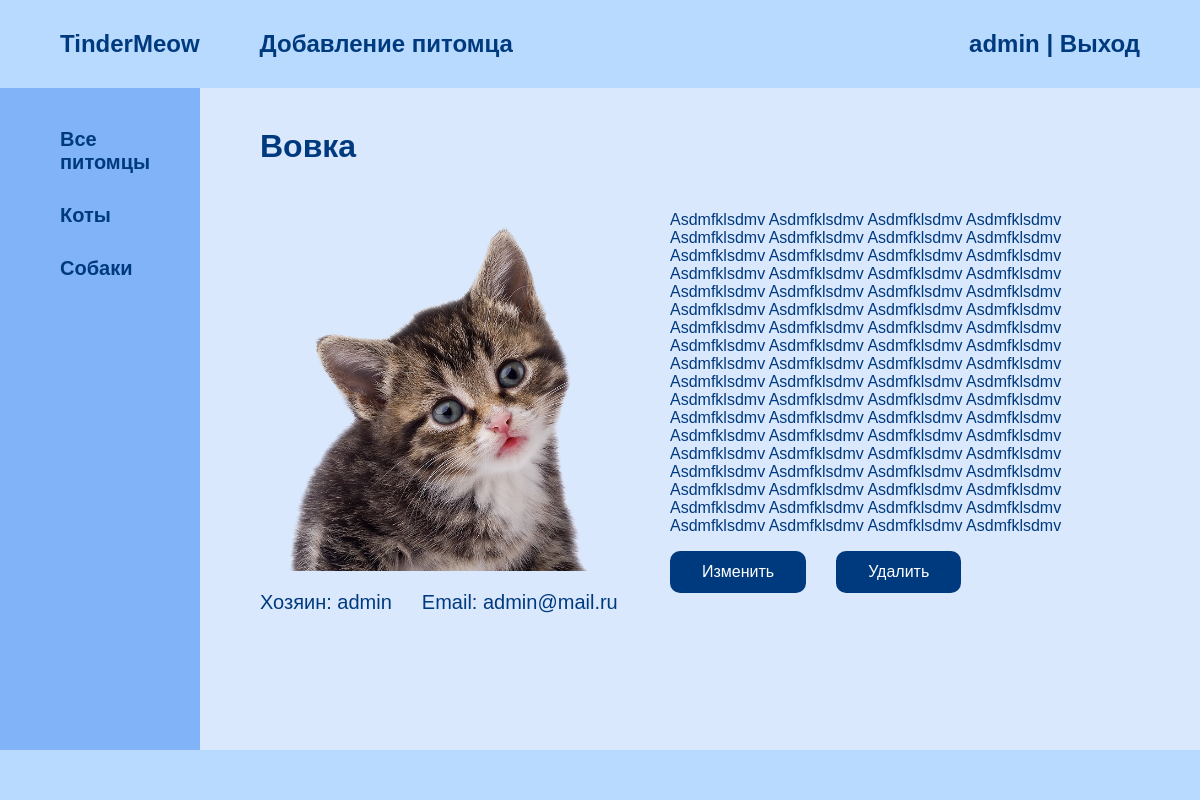
Screenshot of /pet/Vovka (signed in) with the database file from the repository.
### main/models.py (models this page shows, shortened)
class Species(models.Model):
    title = models.CharField(max_length=30, unique=True, verbose_name='Название вида')
    title_plural = models.CharField(max_length=30, unique=True, verbose_name='Название вида (мн. ч.)', null=True)
    slug = models.SlugField(max_length=30, unique=True, db_index=True, verbose_name='URL')
    class Meta:
        verbose_name = 'Биологический вид'
        verbose_name_plural = 'Биологические виды'
        ordering = ['id']
    def get_absolute_url(self):
        return reverse('species', kwargs={'species_slug': self.slug})

class Pet(models.Model):
    name = models.CharField(max_length=30, verbose_name='Кличка')
    slug = models.SlugField(max_length=60, unique=True, db_index=True, verbose_name='URL')
    photo = models.ImageField(upload_to='main/img/pet/%Y/%m/%d', verbose_name='Фото')
    description = models.TextField(blank=True, verbose_name='Описание')
    time_add = models.DateTimeField(auto_now_add=True, verbose_name='Создано')
    time_edit = models.DateTimeField(auto_now=True, verbose_name='Изменено')
    is_published = models.BooleanField(default=True, verbose_name='Опубликовано')
    owner = models.ForeignKey('Person', on_delete=models.CASCADE, verbose_name='Хозяин')
    species = models.ForeignKey('Species', on_delete=models.PROTECT, verbose_name='Биологический вид')
    class Meta:
        verbose_name = 'Питомец'
        verbose_name_plural = 'Питомцы'
        ordering = ['id']
    def __str__(self):
        return self.name
    def get_edit_url(self):
        return reverse('pet_edit', kwargs={'pet_slug': self.slug})
    def get_delete_url(self):
        return reverse('pet_delete', kwargs={'pet_slug': self.slug})
    def get_owner(self):
        return Person.objects.get(id=self.owner_id)

### main/views.py (the view)
# urls.py: path('pet/<slug:pet_slug>', ShowPet.as_view(), name='pet'),
class ShowPet(MyLoginRequiredMixin, DataMixin, DetailView):
    model = Pet
    template_name = 'main/pet.html'
    slug_url_kwarg = 'pet_slug'
    context_object_name = 'pet'
    def get_context_data(self, *, object_list=None, **kwargs):
        context = super().get_context_data(**kwargs)
        c_def = self.get_user_context(title=context['pet'], id_selected=0, auth=True)
        return dict(list(context.items()) + list(c_def.items()))

### main/models.py (called while the page is built)
    def get_absolute_url(self):
        return reverse('user', kwargs={'user_id': self.id})

### main/utils.py (called while the page is built)
    def get_user_context(self, **kwargs):
        context = kwargs
        if 'auth' in context:
            context['menu'] = authed
        else:
            context['menu'] = menu
        context['species'] = Species.objects.all()
        return context

### main/templates/main/pet.html (shortened to what this page needs)
{% extends 'main/layout.html' %}
{% block main %}
    <div class="pet_container">
        <div class="pet_wrapper">
            {% if pet.photo %}
                <img src="{{ pet.photo.url }}" alt="photo" class="pet_img">
            {% endif %}
            <div class="pet_info">
                <a href="{{ pet.get_owner.get_absolute_url }}" class="pet_txt pet_link">Хозяин: {{ pet.get_owner.username }}</a>
                <p class="pet_txt">Email:&nbsp;{{ pet.get_owner.email }}</p>
            </div>
        </div>
        <div class="pet_wrapper">
            {{ pet.description|linebreaks }}
            <div class="btns">
                <a href="{{ pet.get_edit_url }}" class="btn">Изменить</a>
                <a href="{{ pet.get_delete_url }}" class="btn last">Удалить</a>
            </div>
        </div>
    </div>
{% endblock %}

### main/templates/main/layout.html (shortened to what this page needs)
{% load static %}
<!doctype html>
<html lang="en">
    <head>
        <link rel="stylesheet" href="{% static 'css/index.css' %}">
    </head>
    <body>
        <div class="body_container">
            <header class="header">
                <div class="header_first">
                    {% for item in menu %}
                        {% if loop.last %}
                            <a href="{% url item.url_name %}" class="header_txt last link_effect">{{ item.title }}</a>
                        {% else %}
                            <a href="{% url item.url_name %}" class="header_txt not_last link_effect">{{ item.title }}</a>
                        {% endif %}
                    {% endfor %}
                </div>
                <div class="header_last">
                    {% if request.user.is_authenticated %}
                        <p class="header_txt">{{ user.username }}&nbsp;|&nbsp;</p>
                        <a href="{% url 'logout' %}" class="header_link header_txt last link_effect">Выход</a>
                    {% else %}
                        <a href="{% url 'register' %}" class="header_link header_txt last link_effect">Регистрация&nbsp;|&nbsp;</a>
                        <a href="{% url 'login' %}" class="header_link header_txt last link_effect">Вход</a>
                    {% endif %}
                </div>
            </header>
            <main class="main">
                {% if request.user.is_authenticated %}
                    <aside class="main_aside">
                        <a href="{% url 'all' %}" class="link_effect aside_link">Все питомцы</a>
                        {% for item in species %}
                            {% if loop.last %}
                                <a href="{{ item.get_absolute_url }}" class="link_effect aside_link">{{ item.title_plural }}</a>
                            {% else %}
                                <a href="{{ item.get_absolute_url }}" class="link_effect aside_link">{{ item.title_plural }}</a>
                            {% endif %}
                        {% endfor %}
                    </aside>
                {% endif %}
                <div class="main_container">
                    <h1 class="heading">{{ title }}</h1>
                    <div class="container">
                        {% block main %}{% endblock %}
                    </div>
                </div>
            </main>
        </div>
        <footer class="footer">
        </footer>
    </body>
</html>

### static/css/index.css (style rules this page uses)
* { text-decoration: none; font-family: Arial; color: #003A7E; }
body { margin: 0 auto; min-height: 100vh; max-width: 1440px; display: flex; flex-direction: column; }
.body_container { flex-grow: 1; display: flex; flex-direction: column; }
.header { width: 100%; display: flex; justify-content: space-between; align-items: center; padding: 30px 60px; box-sizing: border-box; background-color: #b8daff; }
.header_first { display: flex; align-items: center; }
.header_last { display: flex; align-items: center; }
.header_txt { margin: 0; font-size: 24px; font-weight: 600; }
.main { flex-grow: 1; background-color: rgb(217, 232, 253); display: flex; justify-content: space-between; padding: 0 60px 0 0; box-sizing: border-box; }
.main_aside { width: 200px; padding: 40px 60px 0; box-sizing: border-box; background-color: rgb(128, 179, 248); display: flex; flex-direction: column; }
.aside_link { font-size: 20px; font-weight: 600; margin-bottom: 30px; }
.aside_link:last-child { margin: 0; }
.main_container { padding: 40px 60px 20px; box-sizing: border-box; display: flex; flex-direction: column; }
.container { display: flex; flex-wrap: wrap; }
.heading { margin: 0 0 30px; }
.pet_img { max-width: 400px; }
.pet_container { display: flex; flex-wrap: wrap; }
.pet_wrapper { display: flex; flex-direction: column; width: 50%; }
.pet_info { display: flex; margin-top: 20px; }
.pet_txt { font-size: 20px; margin: 0 30px 0 0; }
.footer { height: 50px; background-color: #b8daff; }
.btns { display: flex; justify-content: flex-start; align-items: center; }
.btn { background-color: #003A7E; color: #ffffff; border: 2px solid #003A7E; padding: 10px 30px; box-sizing: border-box; border-radius: 10px; font-weight: 500; margin-right: 30px; }
.link_effect { color: #003A7E; transition: color 200ms ease, transform 200ms ease; }
.not_last { margin-right: 60px; }
.last { margin: 0; }

### rows the page displays
Species: title_plural "Коты"
Species: title_plural "Собаки"
Pet: name "Вовка", photo (picture), get_owner.username "admin", get_owner.email "admin@mail.ru", description "Asdmfklsdmv Asdmfklsdmv Asdmfklsdmv Asdmfklsdmv Asdmfklsdmv Asdmfklsdmv Asdmfklsdmv Asdmfklsdmv Asdmfklsdmv Asdmfklsdmv Asdmfklsdmv Asdmfklsdmv Asdmfklsdmv Asdmfklsdmv Asdmfklsdmv Asdmfklsdmv Asdmfklsdmv Asdmfklsdmv Asdmfklsdmv Asdmfklsdmv Asdmfklsdmv Asdmfklsdmv Asdmfklsdmv Asdmfklsdmv Asdmfklsdmv Asdmfklsdmv Asdmfklsdmv Asdmfklsdmv Asdmfklsdmv Asdmfklsdmv Asdmfklsdmv Asdmfklsdmv Asdmfklsdmv Asdmfklsdmv Asdmfklsdmv Asdmfklsdmv Asdmfklsdmv Asdmfklsdmv Asdmfklsdmv Asdmfklsdmv Asdmfklsdmv Asdmfklsdmv Asdmfklsdmv Asdmfklsdmv Asdmfklsdmv Asdmfklsdmv Asdmfklsdmv Asdmfklsdmv Asdmfklsdmv Asdmfklsdmv Asdmfklsdmv Asdmfklsdmv Asdmfklsdmv Asdmfklsdmv Asdmfklsdmv Asdmfklsdmv Asdmfklsdmv Asdmfklsdmv…"

### other values shown
{{ item.title }} "TinderMeow" "Добавление питомца"
{{ user.username }} "admin"
